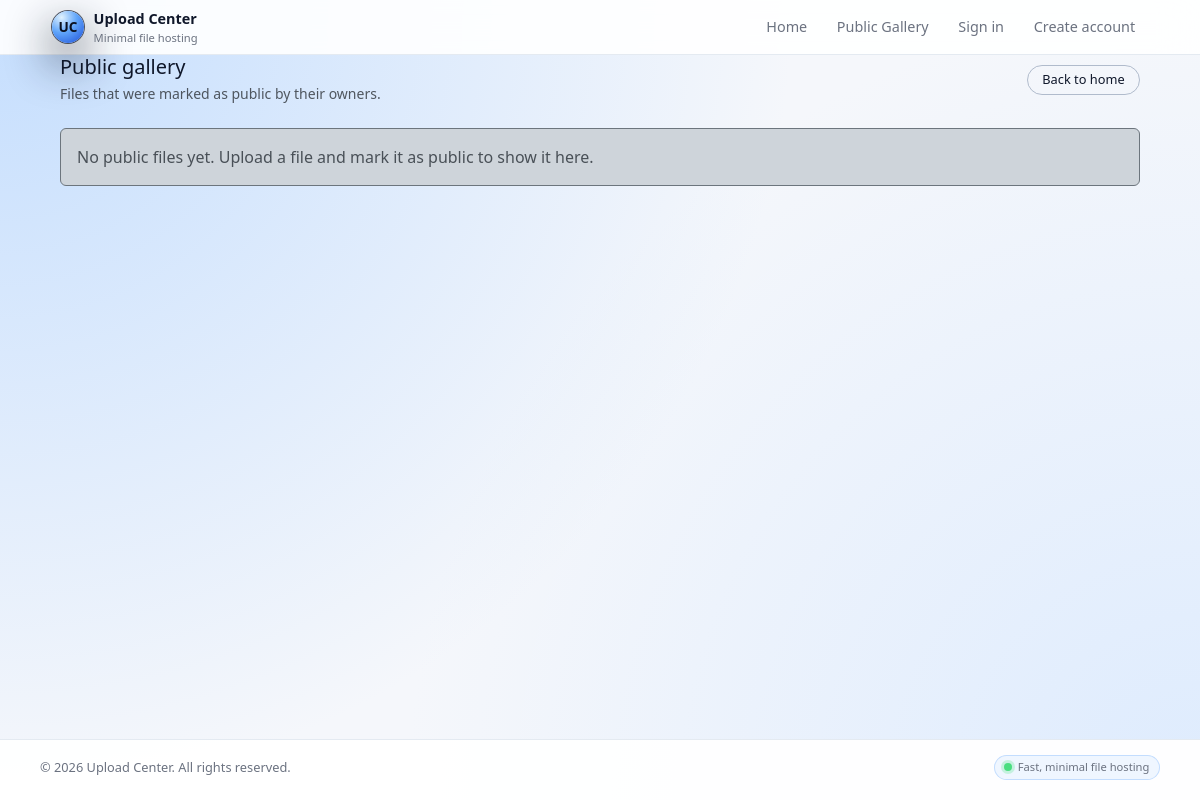
The page /gallery/ on the database as committed earlier.
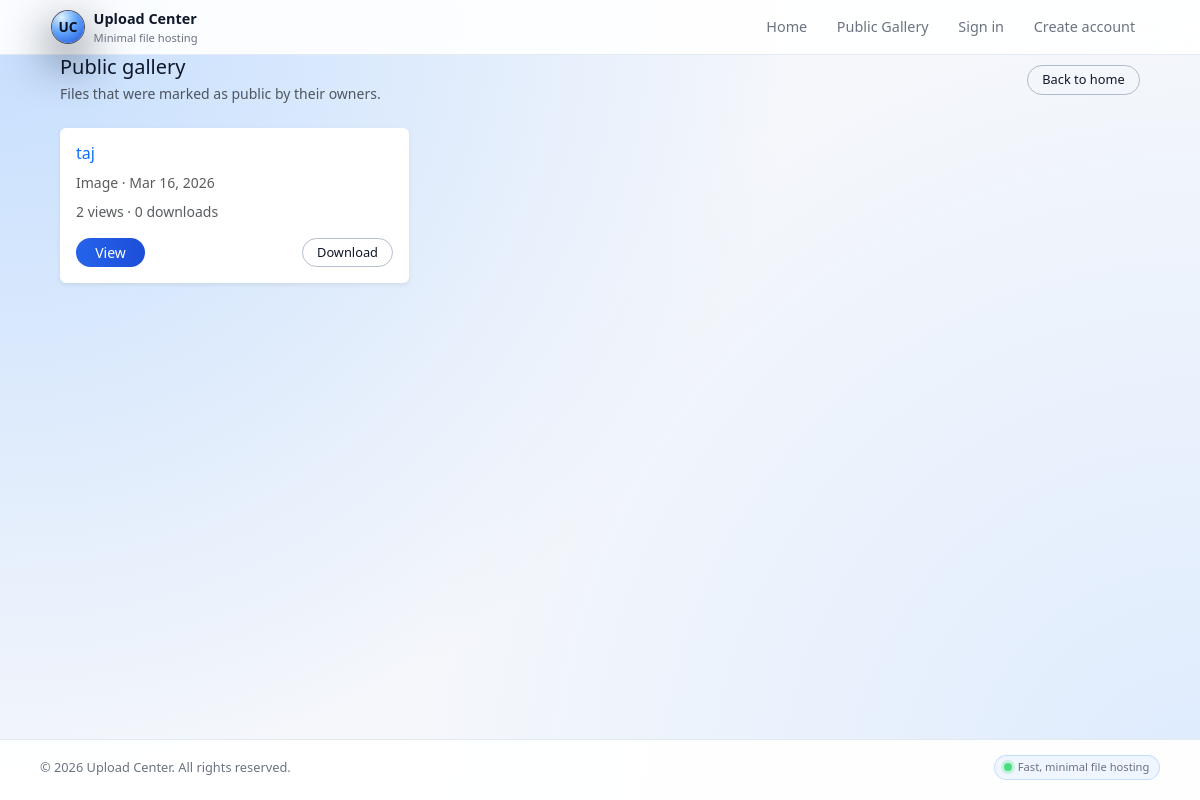
The same page on the database as committed later.
### filemanager/models.py (models this page shows, shortened)
class UploadedFile(models.Model):
    owner = models.ForeignKey(
        User,
        related_name='uploaded_files',
        on_delete=models.SET_NULL,
        null=True,
        blank=True,
    )
    title = models.CharField(max_length=255)
    file = models.FileField(upload_to=get_file_path)
    file_type = models.CharField(max_length=50)
    upload_date = models.DateTimeField(auto_now_add=True)
    unique_id = models.UUIDField(default=uuid.uuid4, editable=False, unique=True)
    is_public = models.BooleanField(default=False)
    view_count = models.PositiveIntegerField(default=0)
    download_count = models.PositiveIntegerField(default=0)

### filemanager/views.py (the view)
# urls.py: path('gallery/', views.public_gallery, name='public_gallery'),
def public_gallery(request):
    files = UploadedFile.objects.filter(is_public=True).order_by('-upload_date')
    return render(request, 'filemanager/public_gallery.html', {'files': files})

### filemanager/templates/filemanager/public_gallery.html (shortened to what this page needs)
{% extends 'filemanager/base.html' %}
{% block content %}
<div class="mb-4 d-flex justify-content-between align-items-center">
    <div>
        <h1 class="h5 mb-1">Public gallery</h1>
        <p class="small text-muted mb-0">Files that were marked as public by their owners.</p>
    </div>
    <a href="{% url 'home' %}" class="btn btn-outline-light btn-sm">Back to home</a>
</div>
{% if files %}
    <div class="row g-3">
        {% for file in files %}
            <div class="col-md-4">
                <div class="card border-0 shadow-sm h-100">
                    <div class="card-body d-flex flex-column">
                        <h2 class="h6 mb-2">
                            <a href="{% url 'file_detail' file.unique_id %}" class="text-decoration-none">
                                {{ file.title }}
                            </a>
                        </h2>
                        <p class="small text-muted mb-2">
                            {{ file.file_type|title }} &middot; {{ file.upload_date|date:"M j, Y" }}
                        </p>
                        <p class="small text-muted mb-3">
                            {{ file.view_count }} views &middot; {{ file.download_count }} downloads
                        </p>
                        <div class="mt-auto d-flex justify-content-between align-items-center">
                            <a href="{% url 'file_view' file.unique_id %}" class="btn btn-sm btn-primary">View</a>
                            <a href="{% url 'file_download' file.unique_id %}" class="btn btn-sm btn-outline-light">Download</a>
                        </div>
                    </div>
                </div>
            </div>
        {% endfor %}
    </div>
{% else %}
    <div class="alert alert-dark border-secondary">
        No public files yet. Upload a file and mark it as public to show it here.
    </div>
{% endif %}
{% endblock %}

Rows that differ between the two databases and show on the page:
added UploadedFile: title "taj", file_type "Image", upload_date "Mar 16, 2026", view_count "2", download_count "0"
Other text that changed with them:
text no longer shown: "No public files yet. Upload a file and mark it as public to show it here."
